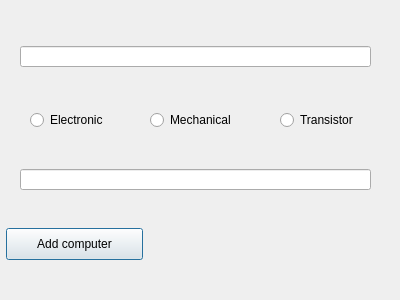
<?xml version="1.0" encoding="UTF-8"?>
<ui version="4.0">
 <class>AddComputerWindow</class>
 <widget class="QDialog" name="AddComputerWindow">
  <property name="geometry">
   <rect>
    <x>0</x>
    <y>0</y>
    <width>400</width>
    <height>300</height>
   </rect>
  </property>
  <property name="windowTitle">
   <string>Dialog</string>
  </property>
  <widget class="QLineEdit" name="lineComputerName">
   <property name="geometry">
    <rect>
     <x>20</x>
     <y>46</y>
     <width>351</width>
     <height>21</height>
    </rect>
   </property>
  </widget>
  <widget class="QLineEdit" name="lineYearOfBuild">
   <property name="geometry">
    <rect>
     <x>20</x>
     <y>169</y>
     <width>351</width>
     <height>21</height>
    </rect>
   </property>
  </widget>
  <widget class="QPushButton" name="buttonAddComputer">
   <property name="geometry">
    <rect>
     <x>6</x>
     <y>228</y>
     <width>137</width>
     <height>32</height>
    </rect>
   </property>
   <property name="text">
    <string>Add computer</string>
   </property>
  </widget>
  <widget class="QRadioButton" name="ElectronicButton">
   <property name="geometry">
    <rect>
     <x>30</x>
     <y>110</y>
     <width>102</width>
     <height>20</height>
    </rect>
   </property>
   <property name="text">
    <string>Electronic</string>
   </property>
  </widget>
  <widget class="QRadioButton" name="MechanicalButton">
   <property name="geometry">
    <rect>
     <x>150</x>
     <y>110</y>
     <width>102</width>
     <height>20</height>
    </rect>
   </property>
   <property name="text">
    <string>Mechanical</string>
   </property>
  </widget>
  <widget class="QRadioButton" name="TransistorButton">
   <property name="geometry">
    <rect>
     <x>280</x>
     <y>110</y>
     <width>102</width>
     <height>20</height>
    </rect>
   </property>
   <property name="text">
    <string>Transistor</string>
   </property>
  </widget>
 </widget>
 <resources/>
 <connections/>
</ui>
